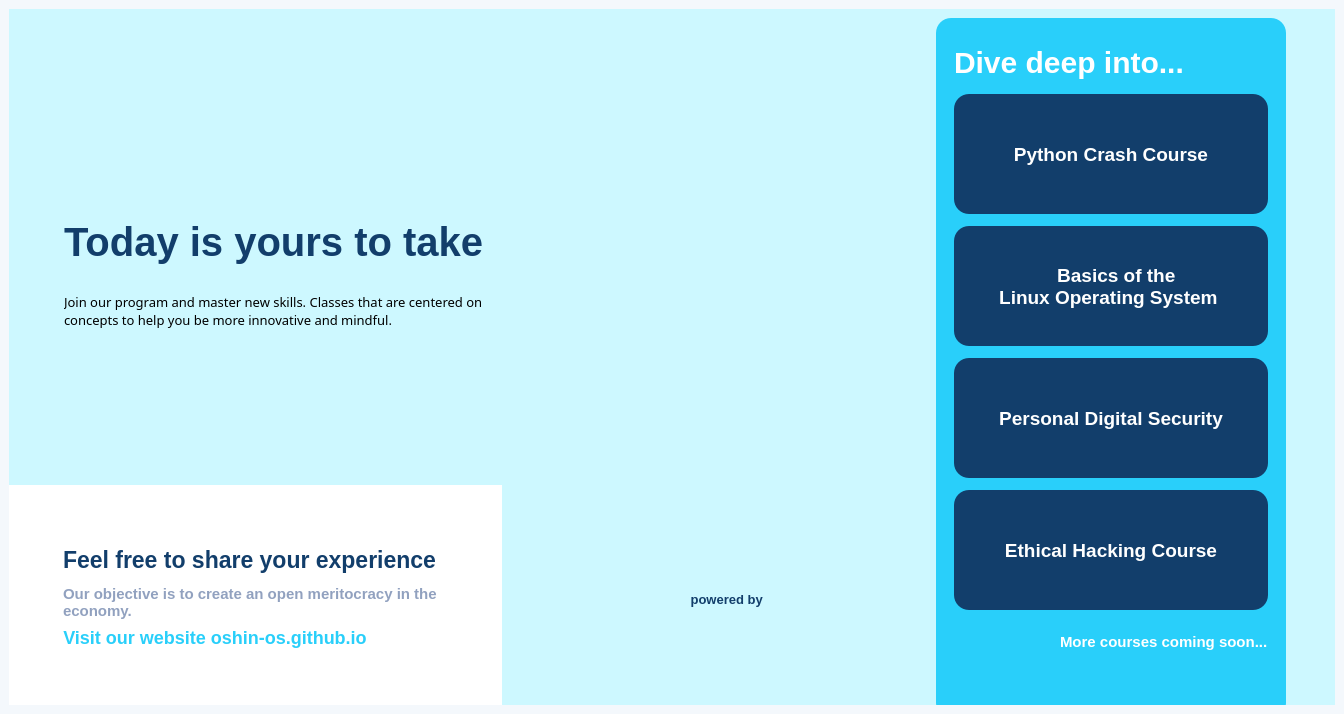
<?xml version="1.0" encoding="UTF-8"?>
<ui version="4.0">
 <class>MainWindow</class>
 <widget class="QMainWindow" name="MainWindow">
  <property name="geometry">
   <rect>
    <x>0</x>
    <y>0</y>
    <width>1344</width>
    <height>714</height>
   </rect>
  </property>
  <property name="minimumSize">
   <size>
    <width>1200</width>
    <height>600</height>
   </size>
  </property>
  <property name="windowTitle">
   <string>MainWindow</string>
  </property>
  <property name="styleSheet">
   <string notr="true">background-color: rgb(244, 248, 252);
border:0;</string>
  </property>
  <widget class="QWidget" name="centralwidget">
   <layout class="QGridLayout" name="gridLayout">
    <item row="0" column="0">
     <widget class="QFrame" name="frame_2">
      <property name="styleSheet">
       <string notr="true">background-color: rgb(205, 248, 255);
border:0;</string>
      </property>
      <property name="frameShape">
       <enum>QFrame::StyledPanel</enum>
      </property>
      <property name="frameShadow">
       <enum>QFrame::Raised</enum>
      </property>
      <layout class="QHBoxLayout" name="horizontalLayout">
       <property name="spacing">
        <number>0</number>
       </property>
       <property name="leftMargin">
        <number>0</number>
       </property>
       <property name="topMargin">
        <number>0</number>
       </property>
       <property name="rightMargin">
        <number>0</number>
       </property>
       <property name="bottomMargin">
        <number>0</number>
       </property>
       <item>
        <widget class="QFrame" name="frame_3">
         <property name="minimumSize">
          <size>
           <width>0</width>
           <height>0</height>
          </size>
         </property>
         <property name="maximumSize">
          <size>
           <width>16777215</width>
           <height>16777215</height>
          </size>
         </property>
         <property name="styleSheet">
          <string notr="true">border:0;</string>
         </property>
         <property name="frameShape">
          <enum>QFrame::StyledPanel</enum>
         </property>
         <property name="frameShadow">
          <enum>QFrame::Raised</enum>
         </property>
         <layout class="QVBoxLayout" name="verticalLayout">
          <property name="spacing">
           <number>0</number>
          </property>
          <property name="leftMargin">
           <number>0</number>
          </property>
          <property name="topMargin">
           <number>0</number>
          </property>
          <property name="rightMargin">
           <number>0</number>
          </property>
          <property name="bottomMargin">
           <number>0</number>
          </property>
          <item>
           <widget class="QFrame" name="frame_4">
            <property name="styleSheet">
             <string notr="true">font-size: 13px;
border:0;</string>
            </property>
            <property name="frameShape">
             <enum>QFrame::StyledPanel</enum>
            </property>
            <property name="frameShadow">
             <enum>QFrame::Raised</enum>
            </property>
            <layout class="QVBoxLayout" name="verticalLayout_2">
             <property name="leftMargin">
              <number>40</number>
             </property>
             <item alignment="Qt::AlignLeft">
              <widget class="QFrame" name="frame_11">
               <property name="minimumSize">
                <size>
                 <width>200</width>
                 <height>70</height>
                </size>
               </property>
               <property name="maximumSize">
                <size>
                 <width>16777215</width>
                 <height>50</height>
                </size>
               </property>
               <property name="styleSheet">
                <string notr="true">image: url(/usr/local/bin/oshin-xedu/media/studyblu_logo.png);
border:0;</string>
               </property>
               <property name="frameShape">
                <enum>QFrame::StyledPanel</enum>
               </property>
               <property name="frameShadow">
                <enum>QFrame::Raised</enum>
               </property>
               <layout class="QHBoxLayout" name="horizontalLayout_5"/>
              </widget>
             </item>
             <item alignment="Qt::AlignLeft|Qt::AlignVCenter">
              <widget class="QFrame" name="frame_9">
               <property name="frameShape">
                <enum>QFrame::StyledPanel</enum>
               </property>
               <property name="frameShadow">
                <enum>QFrame::Raised</enum>
               </property>
               <layout class="QVBoxLayout" name="verticalLayout_9">
                <property name="leftMargin">
                 <number>15</number>
                </property>
                <item>
                 <widget class="QLabel" name="label">
                  <property name="minimumSize">
                   <size>
                    <width>0</width>
                    <height>0</height>
                   </size>
                  </property>
                  <property name="maximumSize">
                   <size>
                    <width>16777215</width>
                    <height>50</height>
                   </size>
                  </property>
                  <property name="styleSheet">
                   <string notr="true">font-size: 40px;
color: rgb(18, 62, 107);
font-weight: bold;
border-radius: 2px</string>
                  </property>
                  <property name="text">
                   <string>Today is yours to take</string>
                  </property>
                 </widget>
                </item>
                <item>
                 <widget class="QLabel" name="label_2">
                  <property name="minimumSize">
                   <size>
                    <width>0</width>
                    <height>80</height>
                   </size>
                  </property>
                  <property name="maximumSize">
                   <size>
                    <width>16777215</width>
                    <height>16777215</height>
                   </size>
                  </property>
                  <property name="font">
                   <font>
                    <family>Corbel</family>
                    <pointsize>14</pointsize>
                    <italic>false</italic>
                    <bold>false</bold>
                   </font>
                  </property>
                  <property name="styleSheet">
                   <string notr="true">color:rgb(0, 0, 0);
font: 14pt &quot;Corbel&quot;;</string>
                  </property>
                  <property name="text">
                   <string>Join our program and master new skills. Classes that are centered on concepts to help you be more innovative and mindful.</string>
                  </property>
                  <property name="wordWrap">
                   <bool>true</bool>
                  </property>
                 </widget>
                </item>
               </layout>
              </widget>
             </item>
            </layout>
           </widget>
          </item>
          <item>
           <widget class="QFrame" name="frame_5">
            <property name="minimumSize">
             <size>
              <width>0</width>
              <height>0</height>
             </size>
            </property>
            <property name="maximumSize">
             <size>
              <width>16777215</width>
              <height>220</height>
             </size>
            </property>
            <property name="styleSheet">
             <string notr="true">background-color:rgb(255,255,255);
border:0;</string>
            </property>
            <property name="frameShape">
             <enum>QFrame::StyledPanel</enum>
            </property>
            <property name="frameShadow">
             <enum>QFrame::Raised</enum>
            </property>
            <property name="lineWidth">
             <number>0</number>
            </property>
            <widget class="QFrame" name="frame_26">
             <property name="geometry">
              <rect>
               <x>9</x>
               <y>47</y>
               <width>500</width>
               <height>125</height>
              </rect>
             </property>
             <property name="styleSheet">
              <string notr="true">border:0;</string>
             </property>
             <property name="frameShape">
              <enum>QFrame::StyledPanel</enum>
             </property>
             <property name="frameShadow">
              <enum>QFrame::Raised</enum>
             </property>
             <layout class="QVBoxLayout" name="verticalLayout_6">
              <property name="leftMargin">
               <number>45</number>
              </property>
              <item>
               <widget class="QLabel" name="label_6">
                <property name="styleSheet">
                 <string notr="true">font-size: 23px;
color: rgb(18, 62, 107);
font-weight: bold;
border-radius: 2px</string>
                </property>
                <property name="text">
                 <string>Feel free to share your experience</string>
                </property>
               </widget>
              </item>
              <item>
               <widget class="QLabel" name="label_7">
                <property name="minimumSize">
                 <size>
                  <width>350</width>
                  <height>0</height>
                 </size>
                </property>
                <property name="styleSheet">
                 <string notr="true">font-size: 15px;
color: rgb(145, 161, 191);
font-weight:bold;
border-radius: 2px</string>
                </property>
                <property name="text">
                 <string>Our objective is to create an open meritocracy in the economy.</string>
                </property>
                <property name="wordWrap">
                 <bool>true</bool>
                </property>
               </widget>
              </item>
              <item alignment="Qt::AlignLeft">
               <widget class="QPushButton" name="pushButton_8">
                <property name="cursor">
                 <cursorShape>PointingHandCursor</cursorShape>
                </property>
                <property name="layoutDirection">
                 <enum>Qt::LeftToRight</enum>
                </property>
                <property name="styleSheet">
                 <string notr="true">font-size: 18px;
color: rgb(41, 207, 250);
font-weight: bold;
border-radius: 2px</string>
                </property>
                <property name="text">
                 <string>Visit our website oshin-os.github.io</string>
                </property>
               </widget>
              </item>
             </layout>
            </widget>
           </widget>
          </item>
         </layout>
        </widget>
       </item>
       <item>
        <widget class="QFrame" name="frame">
         <property name="styleSheet">
          <string notr="true">border:0;</string>
         </property>
         <property name="frameShape">
          <enum>QFrame::StyledPanel</enum>
         </property>
         <property name="frameShadow">
          <enum>QFrame::Raised</enum>
         </property>
         <layout class="QHBoxLayout" name="horizontalLayout_2">
          <property name="spacing">
           <number>0</number>
          </property>
          <property name="leftMargin">
           <number>0</number>
          </property>
          <property name="topMargin">
           <number>0</number>
          </property>
          <property name="rightMargin">
           <number>40</number>
          </property>
          <property name="bottomMargin">
           <number>0</number>
          </property>
          <item>
           <widget class="QFrame" name="frame_7">
            <property name="minimumSize">
             <size>
              <width>450</width>
              <height>0</height>
             </size>
            </property>
            <property name="maximumSize">
             <size>
              <width>350</width>
              <height>16777215</height>
             </size>
            </property>
            <property name="styleSheet">
             <string notr="true">border:0;</string>
            </property>
            <property name="frameShape">
             <enum>QFrame::StyledPanel</enum>
            </property>
            <property name="frameShadow">
             <enum>QFrame::Raised</enum>
            </property>
            <layout class="QVBoxLayout" name="verticalLayout_7">
             <property name="spacing">
              <number>0</number>
             </property>
             <property name="leftMargin">
              <number>0</number>
             </property>
             <property name="topMargin">
              <number>0</number>
             </property>
             <property name="rightMargin">
              <number>0</number>
             </property>
             <property name="bottomMargin">
              <number>0</number>
             </property>
             <item alignment="Qt::AlignRight|Qt::AlignBottom">
              <widget class="QFrame" name="frame_18">
               <property name="minimumSize">
                <size>
                 <width>400</width>
                 <height>500</height>
                </size>
               </property>
               <property name="maximumSize">
                <size>
                 <width>16777215</width>
                 <height>300</height>
                </size>
               </property>
               <property name="styleSheet">
                <string notr="true">image: url(/usr/local/bin/oshin-xedu/media/mascot.svg);
border:0;</string>
               </property>
               <property name="frameShape">
                <enum>QFrame::StyledPanel</enum>
               </property>
               <property name="frameShadow">
                <enum>QFrame::Raised</enum>
               </property>
              </widget>
             </item>
             <item alignment="Qt::AlignHCenter|Qt::AlignBottom">
              <widget class="QLabel" name="label_5">
               <property name="maximumSize">
                <size>
                 <width>16777215</width>
                 <height>50</height>
                </size>
               </property>
               <property name="font">
                <font>
                 <pointsize>10</pointsize>
                 <bold>true</bold>
                </font>
               </property>
               <property name="styleSheet">
                <string notr="true">color: rgb(18, 62, 107);</string>
               </property>
               <property name="text">
                <string> powered by </string>
               </property>
              </widget>
             </item>
             <item alignment="Qt::AlignTop">
              <widget class="QFrame" name="frame_17">
               <property name="minimumSize">
                <size>
                 <width>0</width>
                 <height>0</height>
                </size>
               </property>
               <property name="maximumSize">
                <size>
                 <width>16777215</width>
                 <height>219</height>
                </size>
               </property>
               <property name="autoFillBackground">
                <bool>false</bool>
               </property>
               <property name="styleSheet">
                <string notr="true">border:0;
image: url(/usr/local/bin/oshin-xedu/media/vityarthi.png);</string>
               </property>
               <property name="frameShape">
                <enum>QFrame::StyledPanel</enum>
               </property>
               <property name="frameShadow">
                <enum>QFrame::Raised</enum>
               </property>
               <layout class="QVBoxLayout" name="verticalLayout_8">
                <property name="topMargin">
                 <number>45</number>
                </property>
                <property name="bottomMargin">
                 <number>20</number>
                </property>
               </layout>
              </widget>
             </item>
            </layout>
           </widget>
          </item>
          <item alignment="Qt::AlignRight">
           <widget class="QFrame" name="frame_6">
            <property name="minimumSize">
             <size>
              <width>0</width>
              <height>600</height>
             </size>
            </property>
            <property name="styleSheet">
             <string notr="true">border:0;
                          </string>
            </property>
            <property name="frameShape">
             <enum>QFrame::StyledPanel</enum>
            </property>
            <property name="frameShadow">
             <enum>QFrame::Raised</enum>
            </property>
            <layout class="QVBoxLayout" name="verticalLayout_3">
             <property name="leftMargin">
              <number>0</number>
             </property>
             <property name="bottomMargin">
              <number>30</number>
             </property>
             <item>
              <widget class="QFrame" name="frame_16">
               <property name="minimumSize">
                <size>
                 <width>350</width>
                 <height>700</height>
                </size>
               </property>
               <property name="maximumSize">
                <size>
                 <width>350</width>
                 <height>16777215</height>
                </size>
               </property>
               <property name="styleSheet">
                <string notr="true">background-color: rgb(41, 207, 250);
border-radius:15px;
border:0;</string>
               </property>
               <property name="frameShape">
                <enum>QFrame::StyledPanel</enum>
               </property>
               <property name="frameShadow">
                <enum>QFrame::Raised</enum>
               </property>
               <layout class="QVBoxLayout" name="verticalLayout_4">
                <item>
                 <widget class="QFrame" name="frame_14">
                  <property name="styleSheet">
                   <string notr="true">border:0;</string>
                  </property>
                  <property name="frameShape">
                   <enum>QFrame::StyledPanel</enum>
                  </property>
                  <property name="frameShadow">
                   <enum>QFrame::Raised</enum>
                  </property>
                  <layout class="QVBoxLayout" name="verticalLayout_5">
                   <property name="bottomMargin">
                    <number>35</number>
                   </property>
                   <item>
                    <widget class="QLabel" name="label_3">
                     <property name="maximumSize">
                      <size>
                       <width>16777215</width>
                       <height>40</height>
                      </size>
                     </property>
                     <property name="styleSheet">
                      <string notr="true">color:rgb(255,255,255);
 font-weight:bold;
font-size:30px;</string>
                     </property>
                     <property name="text">
                      <string>Dive deep into...</string>
                     </property>
                    </widget>
                   </item>
                   <item>
                    <widget class="QPushButton" name="course_no_1">
                     <property name="minimumSize">
                      <size>
                       <width>200</width>
                       <height>120</height>
                      </size>
                     </property>
                     <property name="font">
                      <font>
                       <pointsize>14</pointsize>
                       <bold>true</bold>
                      </font>
                     </property>
                     <property name="cursor">
                      <cursorShape>PointingHandCursor</cursorShape>
                     </property>
                     <property name="styleSheet">
                      <string notr="true">QPushButton{
color: rgb(255, 255, 255);
background-color: rgb(18, 62, 107);
image: url(/usr/local/bin/oshin-xedu/media/python.png);
}

QPushButton:hover{
image: url(/usr/local/bin/oshin-xedu/media/python_1.png);
color: rgb(41, 207, 250);
}

QPushButton:pressed{	
color: rgb(145, 161, 191);
}</string>
                     </property>
                     <property name="text">
                      <string>  Python Crash Course  </string>
                     </property>
                    </widget>
                   </item>
                   <item>
                    <widget class="QPushButton" name="course_no_2">
                     <property name="minimumSize">
                      <size>
                       <width>200</width>
                       <height>120</height>
                      </size>
                     </property>
                     <property name="font">
                      <font>
                       <pointsize>14</pointsize>
                       <bold>true</bold>
                      </font>
                     </property>
                     <property name="cursor">
                      <cursorShape>PointingHandCursor</cursorShape>
                     </property>
                     <property name="styleSheet">
                      <string notr="true">QPushButton{
color: rgb(255, 255, 255);
background-color: rgb(18, 62, 107);
image: url(/usr/local/bin/oshin-xedu/media/linux.png);
}

QPushButton:hover{
color: rgb(41, 207, 250);
image: url(/usr/local/bin/oshin-xedu/media/linux_1.png);
}

QPushButton:pressed{	
color: rgb(145, 161, 191);
}</string>
                     </property>
                     <property name="text">
                      <string>  Basics of the
 Linux Operating System  </string>
                     </property>
                    </widget>
                   </item>
                   <item>
                    <widget class="QPushButton" name="course_no_3">
                     <property name="minimumSize">
                      <size>
                       <width>200</width>
                       <height>120</height>
                      </size>
                     </property>
                     <property name="font">
                      <font>
                       <pointsize>14</pointsize>
                       <bold>true</bold>
                      </font>
                     </property>
                     <property name="cursor">
                      <cursorShape>PointingHandCursor</cursorShape>
                     </property>
                     <property name="styleSheet">
                      <string notr="true">QPushButton{
color: rgb(255, 255, 255);
background-color: rgb(18, 62, 107);
image: url(/usr/local/bin/oshin-xedu/media/shield.png);
}

QPushButton:hover{
image: url(/usr/local/bin/oshin-xedu/media/shield_1.png);
color: rgb(41, 207, 250);
}

QPushButton:pressed{	
color: rgb(145, 161, 191);
}</string>
                     </property>
                     <property name="text">
                      <string>  Personal Digital Security  </string>
                     </property>
                    </widget>
                   </item>
                   <item>
                    <widget class="QPushButton" name="course_no_4">
                     <property name="minimumSize">
                      <size>
                       <width>250</width>
                       <height>120</height>
                      </size>
                     </property>
                     <property name="font">
                      <font>
                       <pointsize>14</pointsize>
                       <bold>true</bold>
                      </font>
                     </property>
                     <property name="cursor">
                      <cursorShape>PointingHandCursor</cursorShape>
                     </property>
                     <property name="styleSheet">
                      <string notr="true">QPushButton{
color: rgb(255, 255, 255);
background-color: rgb(18, 62, 107);
image: url(/usr/local/bin/oshin-xedu/media/hacker.png);
}

QPushButton:hover{
image: url(/usr/local/bin/oshin-xedu/media/hacker_1.png);
color: rgb(41, 207, 250);
}

QPushButton:pressed{	
color: rgb(145, 161, 191);
}</string>
                     </property>
                     <property name="text">
                      <string>Ethical Hacking Course</string>
                     </property>
                    </widget>
                   </item>
                   <item alignment="Qt::AlignRight">
                    <widget class="QLabel" name="label_4">
                     <property name="maximumSize">
                      <size>
                       <width>16777215</width>
                       <height>40</height>
                      </size>
                     </property>
                     <property name="styleSheet">
                      <string notr="true">color:rgb(255,255,255);
 font-weight:bold;
font-size:15px;</string>
                     </property>
                     <property name="text">
                      <string>More courses coming soon...</string>
                     </property>
                    </widget>
                   </item>
                  </layout>
                 </widget>
                </item>
               </layout>
              </widget>
             </item>
            </layout>
           </widget>
          </item>
         </layout>
        </widget>
       </item>
      </layout>
     </widget>
    </item>
   </layout>
  </widget>
 </widget>
 <resources>
  <include location="/usr/local/bin/oshin-xedu/media/qrc/Home_icon.qrc"/>
 </resources>
 <connections/>
</ui>
